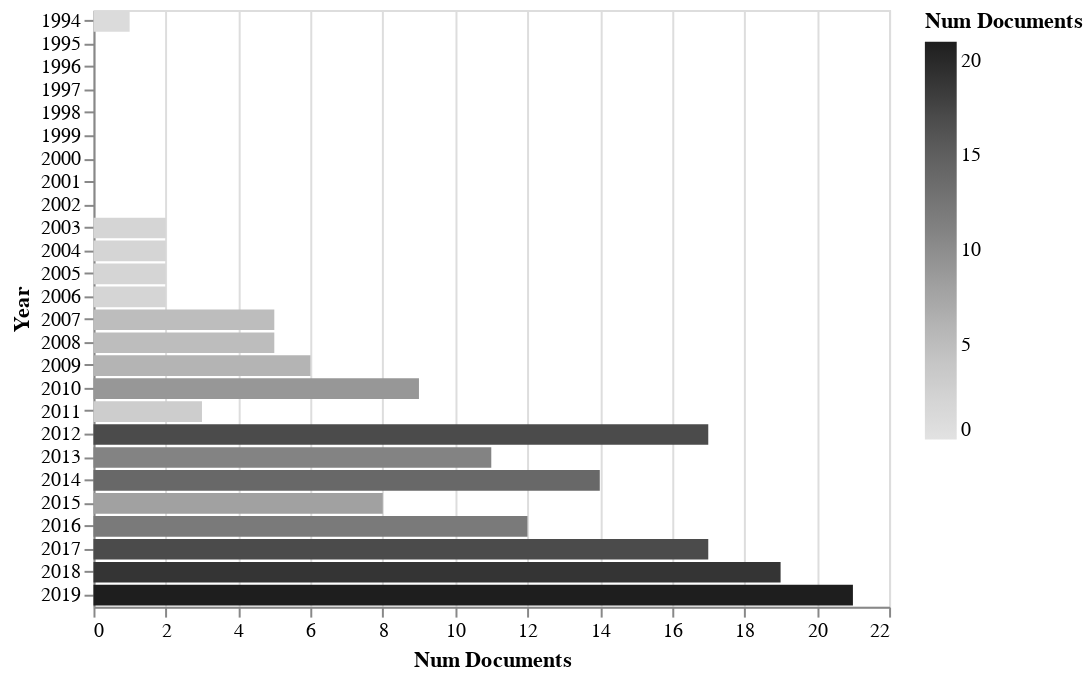

The cell this chart's notebook holds for it:
### Code cell
alt_barh_graph(documentsByYear(records))

### Figure 1 — Vega-Lite specification as saved in the notebook (floating-point values rounded to 4 significant figures)
{"$schema": "https://vega.github.io/schema/vega-lite/v3.4.0.json", "config": {"mark": {"tooltip": null}, "view": {"height": 300, "width": 400}}, "data": {"name": "data-225bd3f721d4901abde0ed593e23708c"}, "datasets": {"data-225bd3f721d4901abde0ed593e23708c": [{"Num Documents": 1, "Year": 1994}, {"Num Documents": 0, "Year": 1995}, {"Num Documents": 0, "Year": 1996}, {"Num Documents": 0, "Year": 1997}, {"Num Documents": 0, "Year": 1998}, {"Num Documents": 0, "Year": 1999}, {"Num Documents": 0, "Year": 2000}, {"Num Documents": 0, "Year": 2001}, {"Num Documents": 0, "Year": 2002}, {"Num Documents": 2, "Year": 2003}, {"Num Documents": 2, "Year": 2004}, {"Num Documents": 2, "Year": 2005}, {"Num Documents": 2, "Year": 2006}, {"Num Documents": 5, "Year": 2007}, {"Num Documents": 5, "Year": 2008}, {"Num Documents": 6, "Year": 2009}, {"Num Documents": 9, "Year": 2010}, {"Num Documents": 3, "Year": 2011}, {"Num Documents": 17, "Year": 2012}, {"Num Documents": 11, "Year": 2013}, {"Num Documents": 14, "Year": 2014}, {"Num Documents": 8, "Year": 2015}, {"Num Documents": 12, "Year": 2016}, {"Num Documents": 17, "Year": 2017}, {"Num Documents": 19, "Year": 2018}, {"Num Documents": 21, "Year": 2019}]}, "encoding": {"color": {"field": "Num Documents", "scale": {"scheme": "greys"}, "type": "quantitative"}, "x": {"field": "Num Documents", "type": "quantitative"}, "y": {"field": "Year", "sort": {"field": "Num Documents:Q"}, "type": "nominal"}}, "mark": "bar"}
